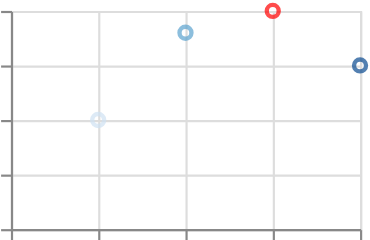

The specification (Vega-Lite) saved for this image:
### Vega-Lite specification from a JSON file in a GitHub repository (floating-point values rounded to 4 significant figures)
{"$schema": "https://vega.github.io/schema/vega-lite/v6.json", "padding": 5, "autosize": "none", "data": {"values": [{"c": "A", "x": 1, "y": 2, "s": 3, "t": "2024-01-01"}, {"c": "B", "x": 2, "y": null, "s": 5, "t": "2024-02-01"}, {"c": "C", "x": 3, "y": 4, "s": null, "t": "2024-03-01"}, {"c": "D", "x": 4, "y": 3, "s": 7, "t": "2024-04-01"}]}, "width": 160, "height": 100, "mark": "point", "config": {"scale": {"invalid": {"x": {"value": 0}, "y": {"value": 10}, "color": {"value": "red"}}}}, "encoding": {"x": {"field": "x", "type": "quantitative"}, "y": {"field": "y", "type": "quantitative"}, "color": {"field": "s", "type": "quantitative"}}}
